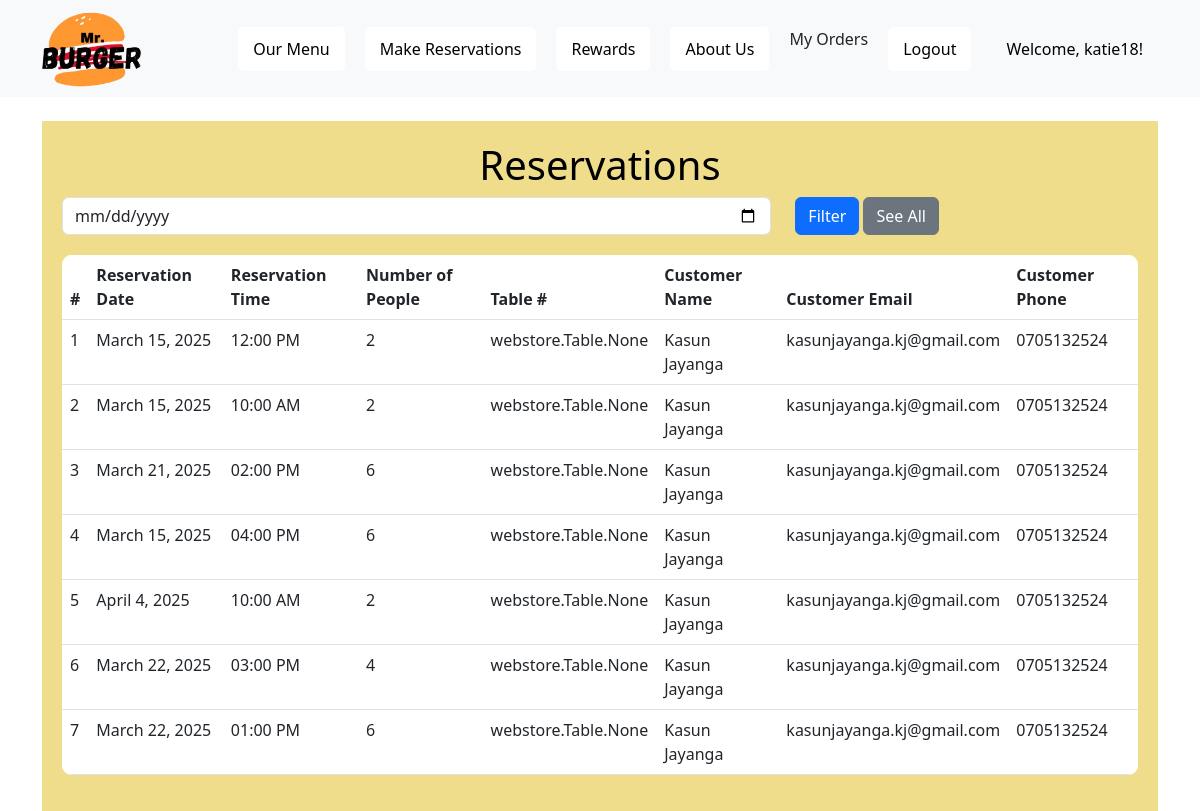
Page /reservations/ (signed in) on the committed database.
### webstore/models.py (models this page shows, shortened)
class Reservation(models.Model):
    date = models.DateField()
    time = models.TimeField()
    num_people = models.IntegerField()
    tables = models.ManyToManyField(Table)  # Many-to-many relationship with Table
    customer_name = models.CharField(max_length=100)
    customer_email = models.EmailField()
    customer_phone = models.CharField(max_length=15)

### webstore/views.py (the view)
# urls.py: path('reservations/', views.view_reservations, name='view_reservations'),
def view_reservations(request):
    date_filter = request.GET.get('date')  # Get the date from query parameters
    if date_filter:
        reservations = Reservation.objects.filter(date=date_filter)  # Filter by date
    else:
        reservations = Reservation.objects.all()  # Get all reservations
    return render(request, 'view_reservations.html', {'reservations': reservations})

### webstore/templates/view_reservations.html
{% extends 'base.html' %}
{% block content %}
<div class="container" style="background-color: #eed97ee3; padding: 20px;">
    <h1 class="center" style="color: black; text-align: center;">Reservations</h1>
    <form method="GET" action="{% url 'view_reservations' %}">
        <div class="row">
            <div class="col-md-8">
                <input type="date" name="date" class="form-control" placeholder="Select Date">
            </div>
            <div class="col-md-4">
                <button type="submit" class="btn btn-primary">Filter</button>
                <a href="{% url 'view_reservations' %}" class="btn btn-secondary">See All</a>
            </div>
        </div>
    </form>
    {% if reservations %}
    <table class="table" style="width: 100%; margin-top: 20px; border-radius: 10px; overflow: hidden; background: #fff;">
        <thead>
            <tr style="background: #f8f9fa; font-weight: bold;">
                <th>#</th>
                <th>Reservation Date</th>
                <th>Reservation Time</th>
                <th>Number of People</th>
                <th>Table #</th>
                <th>Customer Name</th>
                <th>Customer Email</th>
                <th>Customer Phone</th>
            </tr>
        </thead>
        <tbody>
            {% for reservation in reservations %}
            <tr>
                <td>{{ forloop.counter }}</td>
                <td>{{ reservation.date }}</td>
                <td>{{ reservation.time|time:"h:i A" }}</td>
                <td>{{ reservation.num_people }}</td>
                <td>{{ reservation.tables}}</td>
                <td>{{ reservation.customer_name }}</td>
                <td>{{ reservation.customer_email }}</td>
                <td>{{ reservation.customer_phone }}</td>
            </tr>
            {% endfor %}
        </tbody>
    </table>
    {% else %}
    <p style="text-align: center; font-size: 18px;">No reservations found.</p>
    {% endif %}
</div>
{% endblock %}

### templates/navbar.html (shortened to what this page needs)
<nav style="background-color: #f8f9fa; padding: 10px;">
  <div class="container" style="display: flex; align-items: center; justify-content: space-between;">
    {% load static %}
    <a href="{% url 'home' %}">
      <img src="{% static 'static/logo.png' %}" alt="Mr Burger Logo" style="width: 100px;">
    </a>
    <div>
      <ul style="display: flex; list-style: none; padding: 0; margin: 0; gap: 20px; justify-content: space-evenly;">
        <li class="nav-item" style="background-color: #ffffff; padding: 10px 15px; border-radius: 5px;">
          <a href="{% url 'home' %}#ourmenu" style="text-decoration: none; color: rgb(0, 0, 0); font-size: 16px; display: block;"
          onmouseover="this.parentElement.style.backgroundColor='#fffaaf'"
          onmouseout="this.parentElement.style.backgroundColor='#ffffff'">Our Menu</a>
        </li>
        <li style="background-color: #ffffff; padding: 10px 15px; border-radius: 5px;">
          <a href="{% url 'home' %}#reservation" style="text-decoration: none; color: rgb(0, 0, 0); font-size: 16px; display: block;"
             onmouseover="this.parentElement.style.backgroundColor='#fffaaf'"
             onmouseout="this.parentElement.style.backgroundColor='#ffffff'">Make Reservations</a>
        </li>
        <li class="nav-item" style="background-color: #ffffff; padding: 10px 15px; border-radius: 5px;">
          <a href="{% url 'rewards' %}" style="text-decoration: none; color: rgb(0, 0, 0); font-size: 16px; display: block;"
          onmouseover="this.parentElement.style.backgroundColor='#fffaaf'"
          onmouseout="this.parentElement.style.backgroundColor='#ffffff'">Rewards</a>
        </li>
        <li class="nav-item" style="background-color: #ffffff; padding: 10px 15px; border-radius: 5px;">
          <a href="{% url 'about' %}" style="text-decoration: none; color: rgb(0, 0, 0); font-size: 16px; display: block;"
          onmouseover="this.parentElement.style.backgroundColor='#fffaaf'"
          onmouseout="this.parentElement.style.backgroundColor='#ffffff'">About Us</a>
      </li>
        {% if user.is_authenticated %}
        <li class="nav-item">
          <a class="nav-link" href="{% url 'my_orders' %}">My Orders</a>
        </li>
        <li style="background-color: #ffffff; padding: 10px 15px; border-radius: 5px;">
          <a href="{% url 'logout' %}" style="text-decoration: none; color: rgb(0, 0, 0); font-size: 16px; display: block;"
          onmouseover="this.parentElement.style.backgroundColor='#fffaaf'"
          onmouseout="this.parentElement.style.backgroundColor='#ffffff'">Logout</a>
        </li>
        <li style="color: #000000; font-size: 16px; padding: 10px 15px;">Welcome, {{ user.username }}!</li>
        {% endif %}
      </ul>
    </div>
  </div>
</nav>

### rows in the picture
Reservation: date "March 15, 2025", time "12:00 PM", num_people "2", tables "webstore.Table.None", customer_name "Kasun Jayanga", customer_email "kasunjayanga.kj@gmail.com", customer_phone "0705132524"
Reservation: date "March 15, 2025", time "10:00 AM", num_people "2", tables "webstore.Table.None", customer_name "Kasun Jayanga", customer_email "kasunjayanga.kj@gmail.com", customer_phone "0705132524"
Reservation: date "March 21, 2025", time "02:00 PM", num_people "6", tables "webstore.Table.None", customer_name "Kasun Jayanga", customer_email "kasunjayanga.kj@gmail.com", customer_phone "0705132524"
Reservation: date "March 15, 2025", time "04:00 PM", num_people "6", tables "webstore.Table.None", customer_name "Kasun Jayanga", customer_email "kasunjayanga.kj@gmail.com", customer_phone "0705132524"
Reservation: date "April 4, 2025", time "10:00 AM", num_people "2", tables "webstore.Table.None", customer_name "Kasun Jayanga", customer_email "kasunjayanga.kj@gmail.com", customer_phone "0705132524"
Reservation: date "March 22, 2025", time "03:00 PM", num_people "4", tables "webstore.Table.None", customer_name "Kasun Jayanga", customer_email "kasunjayanga.kj@gmail.com", customer_phone "0705132524"
Reservation: date "March 22, 2025", time "01:00 PM", num_people "6", tables "webstore.Table.None", customer_name "Kasun Jayanga", customer_email "kasunjayanga.kj@gmail.com", customer_phone "0705132524"

### other values in the picture
{{ user.username }} "katie18"
